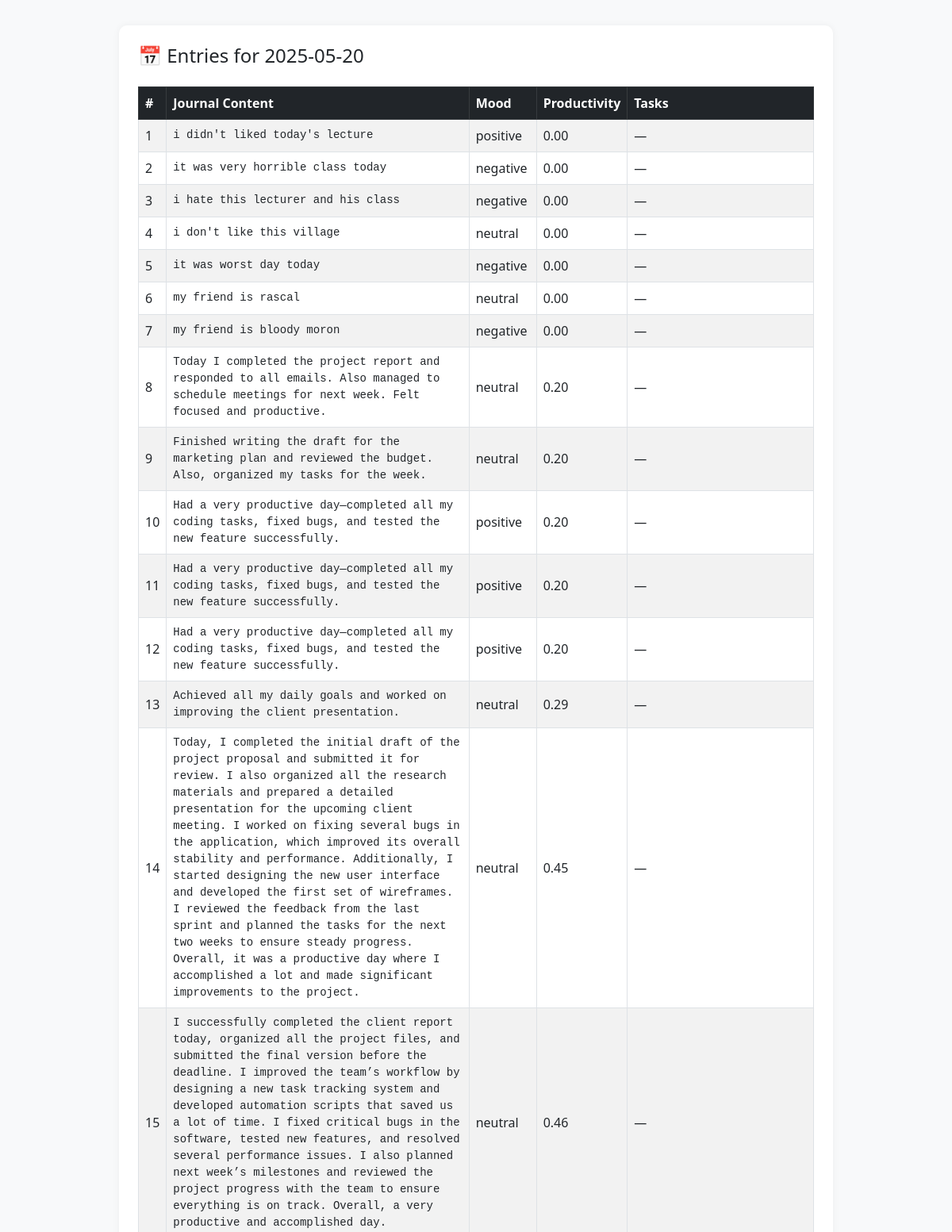
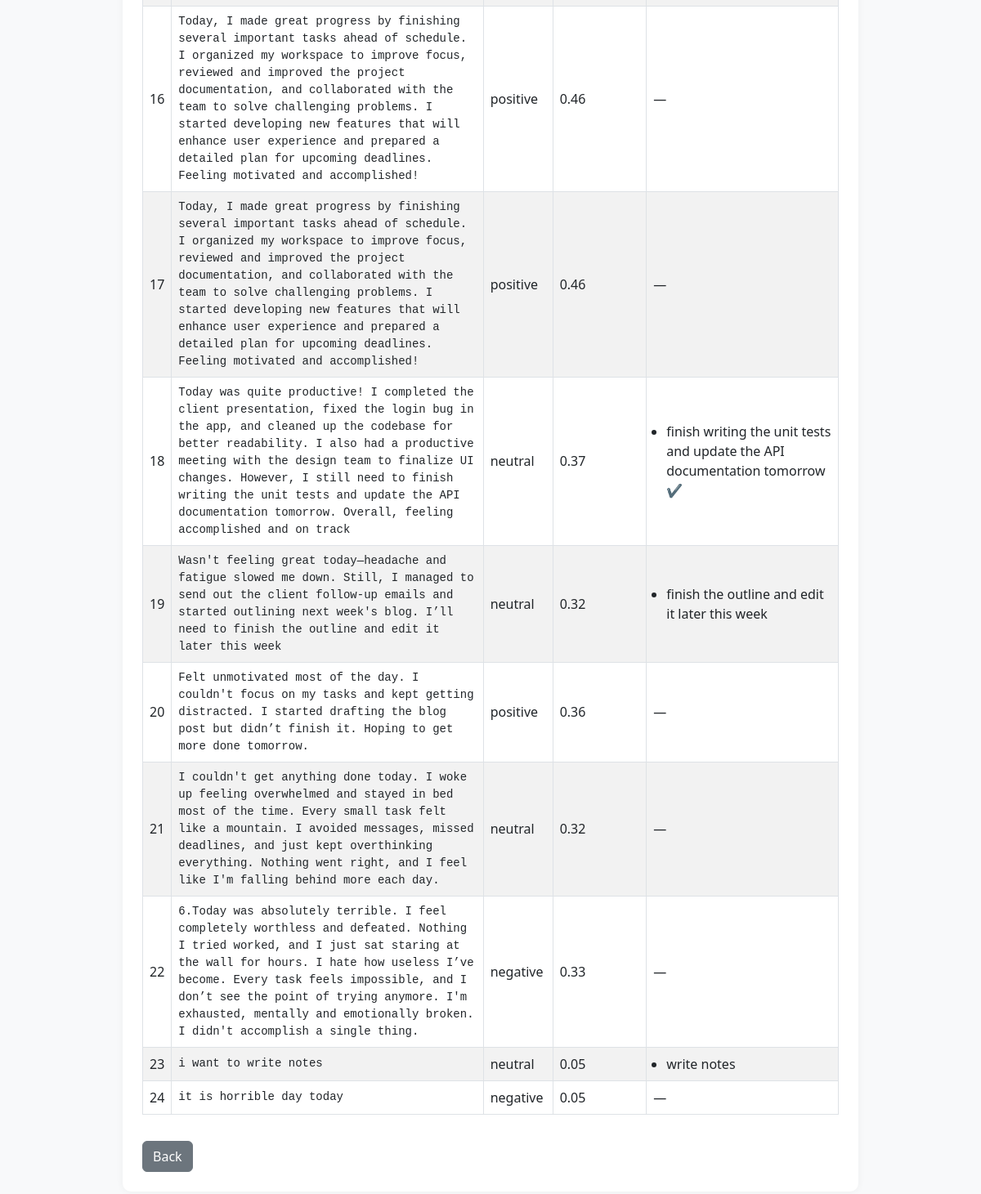
The app's page /day_view/2025-05-20 with its own data (2 pictures, top to bottom).
### tables this page shows
CREATE TABLE entries (
            id INTEGER PRIMARY KEY AUTOINCREMENT,
            date TEXT,
            text TEXT,
            mood TEXT,
            productivity REAL
        );

CREATE TABLE tasks (
            id INTEGER PRIMARY KEY AUTOINCREMENT,
            entry_id INTEGER,
            task_text TEXT,
            status TEXT DEFAULT 'pending', completed INTEGER DEFAULT 0,
            FOREIGN KEY(entry_id) REFERENCES entries(id)
        );

### app.py (the view)
@app.route('/day_view/<date>')
def day_view(date):
    conn = sqlite3.connect('database/journal.db')
    cursor = conn.cursor()
    cursor.execute("SELECT id, text, mood, productivity FROM entries WHERE date = ?", (date,))
    rows = cursor.fetchall()
    entries = []
    for row in rows:
        entry_id, journal_text, mood, productivity = row
        cursor.execute("SELECT task_text, status, completed FROM tasks WHERE entry_id = ?", (entry_id,))
        tasks = cursor.fetchall()
        entries.append({
            'journal_text': journal_text,
            'mood': mood,
            'productivity': productivity,
            'tasks': tasks
        })
    conn.close()
    return render_template('day_view.html', date=date, entries=entries)
    from flask import request, redirect, url_for, flash

### templates/day_view.html (shortened to what this page needs)
<!DOCTYPE html>
<html lang="en">
<head>
  <link href="https://cdn.jsdelivr.net/npm/bootstrap@5.3.0/dist/css/bootstrap.min.css" rel="stylesheet" />
</head>
<body>
  <div class="content-box">
    <h4 class="mb-4">📅 Entries for {{ date }}</h4>
    {% if entries %}
      <div class="table-responsive">
        <table class="table table-bordered table-striped align-middle">
          <thead class="table-dark">
            <tr>
              <th style="width:4%">#</th>
              <th style="width:46%">Journal Content</th>
              <th style="width:10%">Mood</th>
              <th style="width:12%">Productivity</th>
              <th style="width:28%">Tasks</th>
            </tr>
          </thead>
          <tbody>
            {% for entry in entries %}
            <tr>
              <td>{{ loop.index }}</td>
              <td><pre>{{ entry.journal_text }}</pre></td>
              <td>{{ entry.mood }}</td>
              <td>{{ "%.2f"|format(entry.productivity) }}</td>
              <td>
                {% if entry.tasks %}
                  <ul class="mb-0 ps-3">
                    {% for task_text, status, completed in entry.tasks %}
                      <li>
                        {{ task_text }}
                        {% if completed %} <span class="text-success">✔</span>{% endif %}
                      </li>
                    {% endfor %}
                  </ul>
                {% else %}
                  —
                {% endif %}
              </td>
            </tr>
            {% endfor %}
          </tbody>
        </table>
      </div>
    {% else %}
      <div class="alert alert-info">No entries found for this day.</div>
    {% endif %}
    <a href="/" class="btn btn-secondary mt-3">Back</a>
  </div>
</body>
</html>

### templates/day_view.html (style rules this page uses)
body { padding: 2rem; background-color: #f8f9fa; }
.content-box { background: white; padding: 1.5rem; border-radius: 10px; box-shadow: 0 0 10px rgba(0,0,0,0.05); max-width: 900px; margin: 0 auto; }
pre { white-space: pre-wrap; margin: 0; }

### records on screen
entries: journal_text "i didn't liked today's lecture", mood "positive", productivity "0.00"
entries: journal_text "it was very horrible class today", mood "negative", productivity "0.00"
entries: journal_text "i hate this lecturer and his class", mood "negative", productivity "0.00"
entries: journal_text "i don't like this village", mood "neutral", productivity "0.00"
entries: journal_text "it was worst day today", mood "negative", productivity "0.00"
entries: journal_text "my friend is rascal", mood "neutral", productivity "0.00"
entries: journal_text "my friend is bloody moron", mood "negative", productivity "0.00"
entries: journal_text "Today I completed the project report and responded to all emails. Also managed to schedule meetings for next week. Felt focused and productive.", mood "neutral", productivity "0.20"
entries: journal_text "Finished writing the draft for the marketing plan and reviewed the budget. Also, organized my tasks for the week.", mood "neutral", productivity "0.20"
entries: journal_text "Had a very productive day—completed all my coding tasks, fixed bugs, and tested the new feature successfully.", mood "positive", productivity "0.20"
entries: journal_text "Had a very productive day—completed all my coding tasks, fixed bugs, and tested the new feature successfully.", mood "positive", productivity "0.20"
entries: journal_text "Had a very productive day—completed all my coding tasks, fixed bugs, and tested the new feature successfully.", mood "positive", productivity "0.20"
entries: journal_text "Achieved all my daily goals and worked on improving the client presentation.", mood "neutral", productivity "0.29"
entries: journal_text "Today, I completed the initial draft of the project proposal and submitted it for review. I also organized all the research materials and prepared a detailed presentation for the upcoming client meeting. I worked on fixing several bugs in the application, which improved its overall stability and performance. Additionally, I started designing the new user interface and developed the first set of wireframes. I reviewed the feedback from the last sprint and planned the tasks for the next two weeks to ensure steady progress. Overall, it was a productive day where I accomplished a lot and made significant improvements to the project.…", mood "neutral", productivity "0.45"
entries: journal_text "I successfully completed the client report today, organized all the project files, and submitted the final version before the deadline. I improved the team’s workflow by designing a new task tracking system and developed automation scripts that saved us a lot of time. I fixed critical bugs in the software, tested new features, and resolved several performance issues. I also planned next week’s milestones and reviewed the project progress with the team to ensure everything is on track. Overall, a very productive and accomplished day.…", mood "neutral", productivity "0.46"
entries: journal_text "Today, I made great progress by finishing several important tasks ahead of schedule. I organized my workspace to improve focus, reviewed and improved the project documentation, and collaborated with the team to solve challenging problems. I started developing new features that will enhance user experience and prepared a detailed plan for upcoming deadlines. Feeling motivated and accomplished!", mood "positive", productivity "0.46"
entries: journal_text "Today, I made great progress by finishing several important tasks ahead of schedule. I organized my workspace to improve focus, reviewed and improved the project documentation, and collaborated with the team to solve challenging problems. I started developing new features that will enhance user experience and prepared a detailed plan for upcoming deadlines. Feeling motivated and accomplished!", mood "positive", productivity "0.46"
entries: journal_text "Today was quite productive! I completed the client presentation, fixed the login bug in the app, and cleaned up the codebase for better readability. I also had a productive meeting with the design team to finalize UI changes. However, I still need to finish writing the unit tests and update the API documentation tomorrow. Overall, feeling accomplished and on track…", mood "neutral", productivity "0.37"
tasks: task_text "finish writing the unit tests and update the API documentation tomorrow"
entries: journal_text "Wasn't feeling great today—headache and fatigue slowed me down. Still, I managed to send out the client follow-up emails and started outlining next week's blog. I’ll need to finish the outline and edit it later this week…", mood "neutral", productivity "0.32"
tasks: task_text "finish the outline and edit it later this week"
entries: journal_text "Felt unmotivated most of the day. I couldn't focus on my tasks and kept getting distracted. I started drafting the blog post but didn’t finish it. Hoping to get more done tomorrow.…", mood "positive", productivity "0.36"
entries: journal_text "I couldn't get anything done today. I woke up feeling overwhelmed and stayed in bed most of the time. Every small task felt like a mountain. I avoided messages, missed deadlines, and just kept overthinking everything. Nothing went right, and I feel like I'm falling behind more each day.…", mood "neutral", productivity "0.32"
entries: journal_text "6.Today was absolutely terrible. I feel completely worthless and defeated. Nothing I tried worked, and I just sat staring at the wall for hours. I hate how useless I’ve become. Every task feels impossible, and I don’t see the point of trying anymore. I'm exhausted, mentally and emotionally broken. I didn't accomplish a single thing.…", mood "negative", productivity "0.33"
entries: journal_text "i want to write notes", mood "neutral", productivity "0.05"
tasks: task_text "write notes"
entries: journal_text "it is horrible day today", mood "negative", productivity "0.05"

### other values on screen
{{ date }} "2025-05-20"
